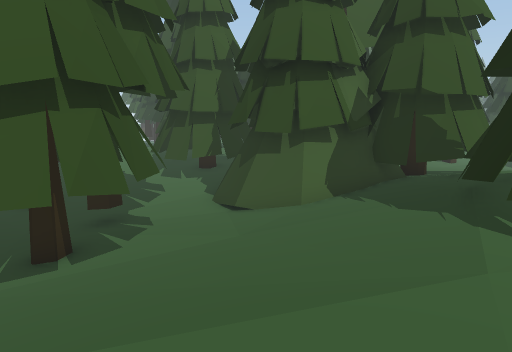
view 1 (above)

24 first-person views from a walk through a Unity game level. The camera is 1.2 m above the floor, tilts 10° down and sees 70° across. The floor is counted in squares, 0.5 m on a side. Each view is taken from the middle of a square. On the plan, view 1 faces up. The plan holds only what a view shows up to about 20 squares ahead; the rest is blank. The place goes on beyond the plan. The player is left out.

view 2
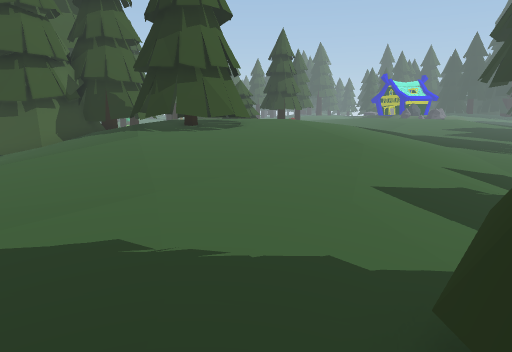

view 3
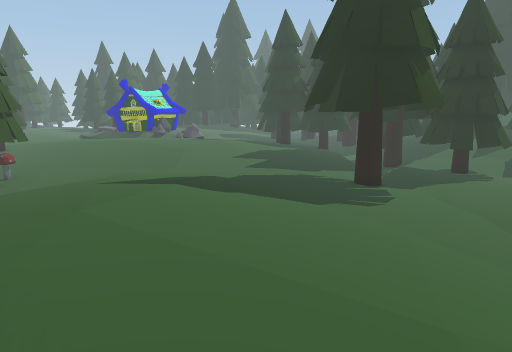

view 4
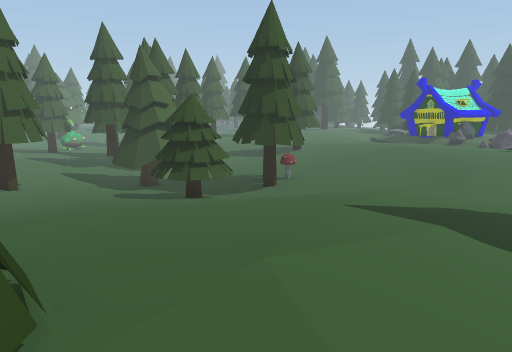

view 5
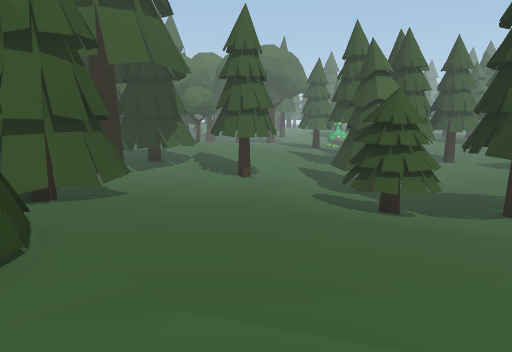

view 6
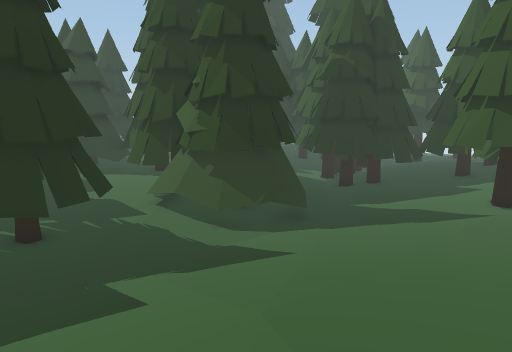

view 7
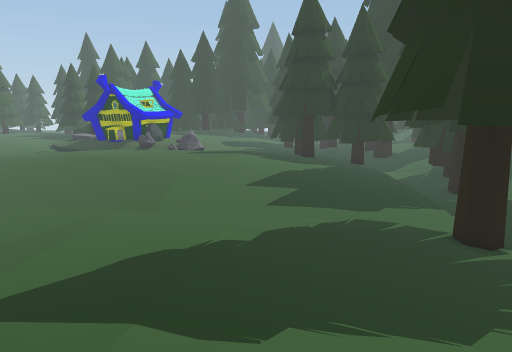

view 8
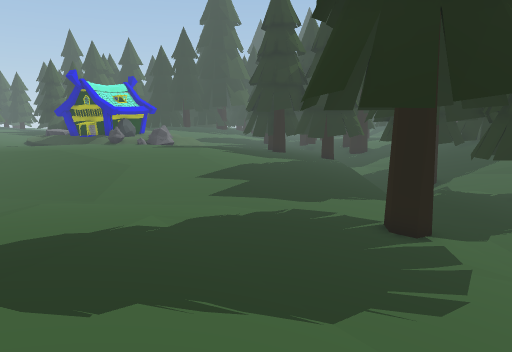

view 9
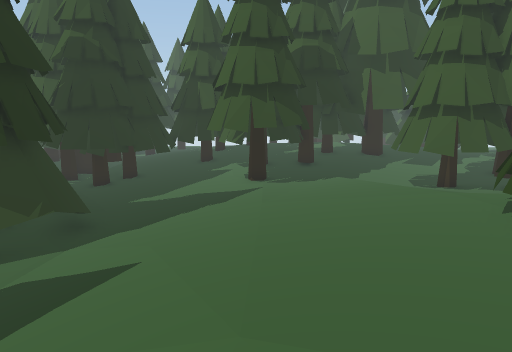

view 10
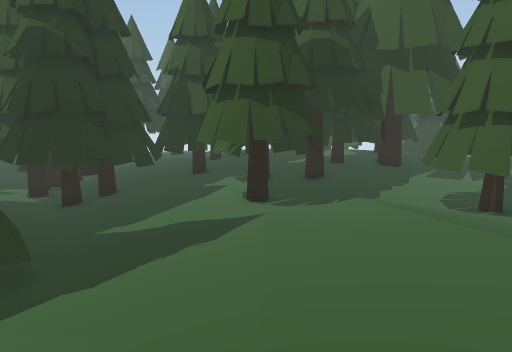

view 11
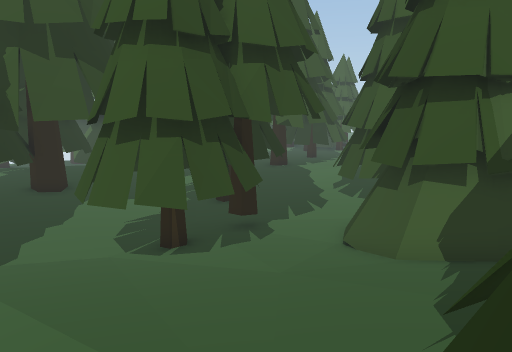

view 12
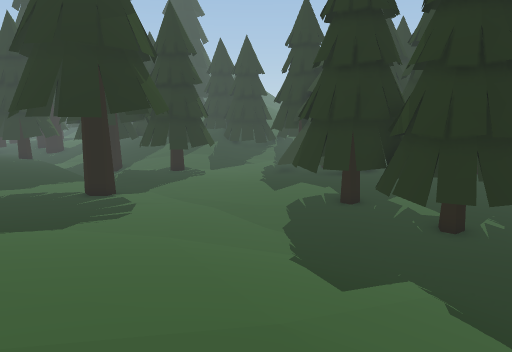

view 13
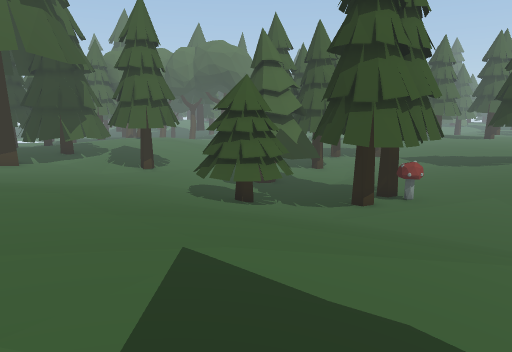

view 14
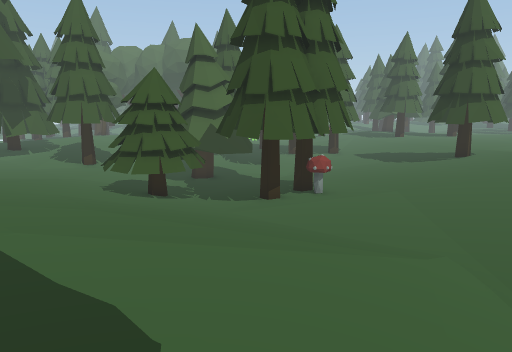

view 15
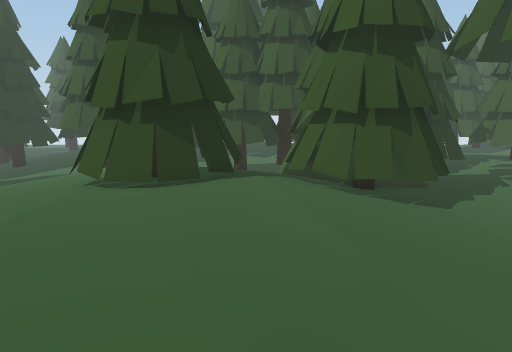

view 16
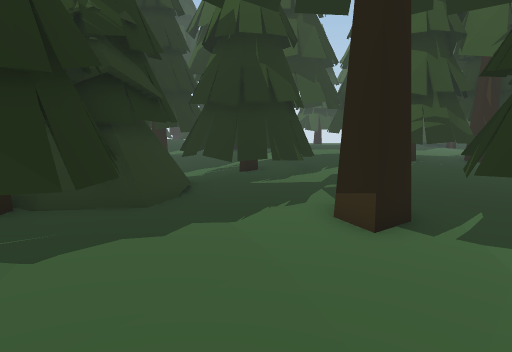

view 17
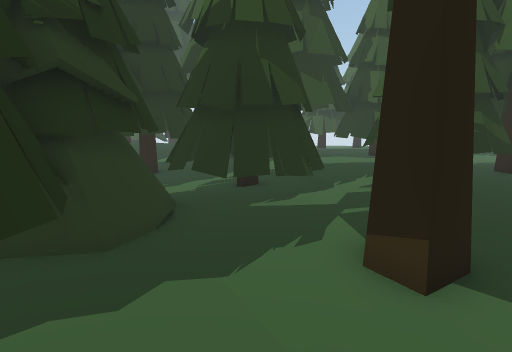

view 18
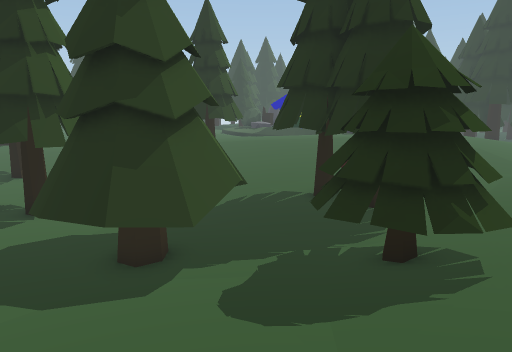

view 19
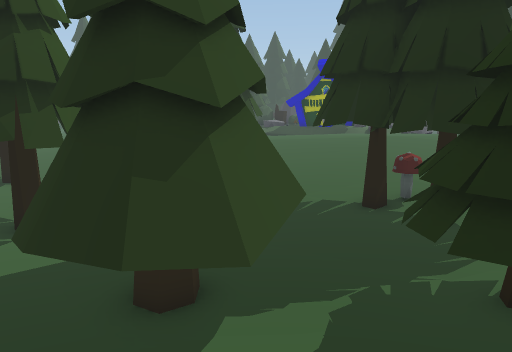

view 20
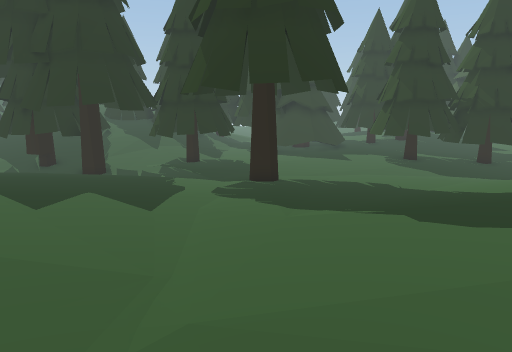

view 21
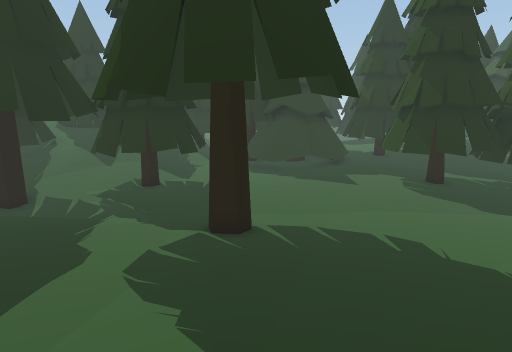

view 22
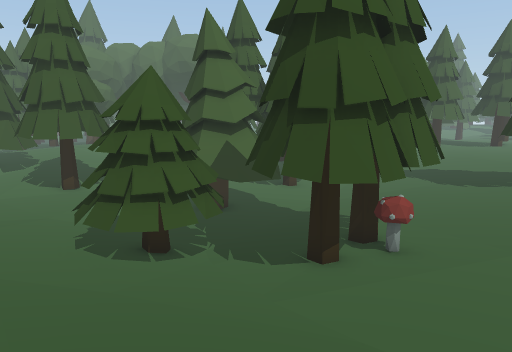

view 23
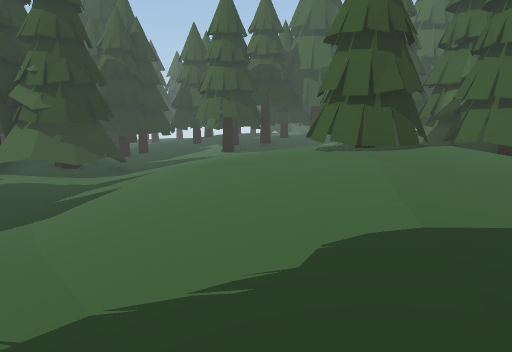

view 24
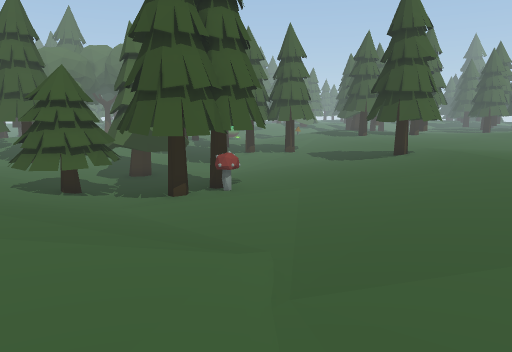

### Floor plan
Key: @ floor where view 1 was taken; . main floor; : floor 0.25 m higher than the main floor; - floor 0.25 m lower than the main floor; + floor 0.5 m higher than the main floor; _ floor 0.5 m lower than the main floor; / step, stairs or slope; T tree; M mushroom; O other object.
Columns run from 10 left of view 1 to 31 right of it. Each row starts with its distance up from view 1.
 21 TT   TTTT:...TTTTT.TTTT----  TTT_----....:
 20 TTT.. TTT:....TTTT.TTTT--TTT ____----.TTT:
 19   TT.::.......T....TTTT--TTTT __----.TTTT
 18  T.T...TTT...TTT...TTT---TTTTT_-----.TTTT
 17   TT..TTTTT.........-----TTTTT-----...TTT:
 16   TT..TTTTT..........-----TTT-----....::::
 15   T...TTTTT............--TTT-TTTT-....::::
 14    T..TTTT TT:..........TTTTTTTTT....:::::
 13   TTTT--.  TTTTTT.......TTTTTTTMT....:::::
 12  TTTTTTT-TT  TTTTT:::....TTTTTTM....::::++
 11    TTT-TTTT TTTTTT:::::....-TTT.....:::+++
 10  T   TT-TTTTTTTTTT::::::.....--.....:::++
  9 TT   TTTT-.TT:TT++++::::::..........:::++
  8  -T- TTTT...::++++++++::::::.......::::++
  7  -TTT  TT..:::TTTT+++++::::::......::::++
  6  .T-TTTTT..::+TTTTT+++++::::::.....:::::++
  5 T.T--TTT...::+TTTTT++++++:::::.....:::::++
  4 TTT----...:::+TTTT+++++++::::.......:::::+
  3 TTTT--...::::::TT+++++++:::::........::::+
  2 TTTT--.....:::::::+++::::::..........:::::
  1  TTTTTT.....:::::::::::::.............::::
  0     --TT..@..::::::::::.................::
 -1    TTTTT-......::::::.........TTT.........
 -2   TT--TT---..............---T---TT-.......
 -3 TTTTTTT------...../....-----T----TT-......
 -4 TT---------------.//----------TT--T----...
 -5 TTT------__--------------------T--/-------
 -6 TTTTT_____TTT--_------------------/_____T
 -7 T TTTT___ TTTT-----_---------------/_T___T
 -8    TTT__-TTTTTT--TTTT-TT----------TTT__TTT
 -9 OT TTTT-    TTT-TTTTTTTTT--------TTTT__TTT
-10   OOTT-    TTTT- TTTTTTTTT------TTTTTT  TT

Where each view was taken, in squares from view 1:
view 1: 0 up, 0 right, facing up
view 2: 7 down, 3 left, facing up-right
view 3: 1 up, 4 right, facing right
view 4: 1 up, 7 right, facing up-right
view 5: 1 up, 11 right, facing up
view 6: 2 up, 11 right, facing down-left
view 7: 2 up, 11 right, facing right
view 8: 0 up, 11 right, facing right
view 9: 1 down, 11 right, facing left
view 10: 1 down, 8 right, facing left
view 11: 2 up, 4 right, facing up-left
view 12: 2 up, 5 right, facing down-right
view 13: 1 up, 16 right, facing up
view 14: 1 up, 19 right, facing up
view 15: 8 up, 16 right, facing left
view 16: 16 up, 11 right, facing left
view 17: 16 up, 9 right, facing left
view 18: 16 up, 9 right, facing right
view 19: 17 up, 11 right, facing right
view 20: 10 up, 21 right, facing down
view 21: 5 up, 20 right, facing down
view 22: 5 up, 18 right, facing up
view 23: 1 up, 20 right, facing left
view 24: 1 up, 22 right, facing up
